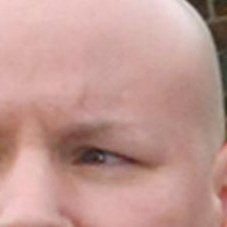
#> input picture test/0_0_1_1_3_2_1.jpg, 227 x 227 px; its folder holds only this picture in this run
$ python -i augmentation.py   (imports and definitions only)
#> lines starting #> are read from the running program, lines starting #| are printed output that depends on the picture
#> further down, picture is the input picture: PIL image 227x227 RGB; mean R, G, B 193.9, 153.4, 146.4
# -*- coding:utf-8 -*-
"""数据增强
   1. 翻转变换 flip
   2. 随机修剪 random crop
   3. 色彩抖动 color jittering
   4. 平移变换 shift
   5. 尺度变换 scale
   6. 对比度变换 contrast
   7. 噪声扰动 noise
   8. 旋转变换/反射变换 Rotation/reflection
   author: XiJun.Gong
   date:2016-11-29
"""

from PIL import Image, ImageEnhance, ImageOps, ImageFile
import numpy as np
import random
import threading, os, time
import logging

logger = logging.getLogger(__name__)
ImageFile.LOAD_TRUNCATED_IMAGES = True


class DataAugmentation:
    """
    包含数据增强的八种方式
    """


    def __init__(self):
        pass

    @staticmethod
    def openImage(image):
        return Image.open(image, mode="r")

    # [26 lines left out: functions randomRotation, randomCrop, not called in this run]

    @staticmethod
    def randomColor(image):
        """
        对图像进行颜色抖动
        :param image: PIL的图像image
        :return: 有颜色色差的图像image
        """
        random_factor = np.random.randint(0, 31) / 10.  # 随机因子
        color_image = ImageEnhance.Color(image).enhance(random_factor)  # 调整图像的饱和度
        random_factor = np.random.randint(10, 21) / 10.  # 随机因子
        brightness_image = ImageEnhance.Brightness(color_image).enhance(random_factor)  # 调整图像的亮度
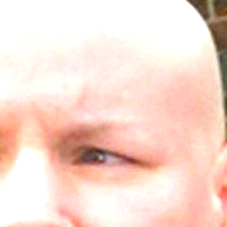
#> brightness_image: PIL image 227x227 RGB; mean R, G, B 247, 219.8, 208.6
        random_factor = np.random.randint(10, 21) / 10.  # 随机因1子
        contrast_image = ImageEnhance.Contrast(brightness_image).enhance(random_factor)  # 调整图像对比度
        random_factor = np.random.randint(0, 31) / 10.  # 随机因子
        return ImageEnhance.Sharpness(contrast_image).enhance(random_factor)  # 调整图像锐度

    # [31 lines left out: function randomGaussian, not called in this run]

    @staticmethod
    def saveImage(image, path):
        image.save(path)


# [23 lines left out: functions makeDir, imageOps, not called in this run]


opsList = {"randomRotation", "randomCrop", "randomColor", "randomGaussian"}


# [32 lines left out: function threadOPS, not called in this run]


# [3 lines not run here, left out]

>>> from PIL import Image
>>> picture = Image.open('test/0_0_1_1_3_2_1.jpg')
>>> result = DataAugmentation().randomColor(picture)

$ run again, on test/0_0_1_2_3_9_2.jpg
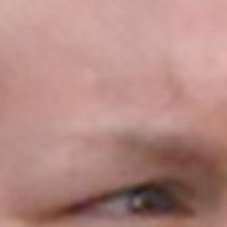
#> input picture test/0_0_1_2_3_9_2.jpg, 227 x 227 px
#> picture is the input picture: PIL image 227x227 RGB; mean R, G, B 179, 136.7, 130
#> in randomColor, `brightness_image = ImageEnhance.Brightness(color_image).enhance(random..`:
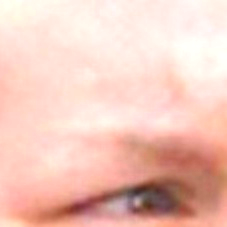
#> brightness_image: PIL image 227x227 RGB; mean R, G, B 241.3, 200.6, 188.5

$ run again, on test/0_0_1_3_2_2_5.jpg
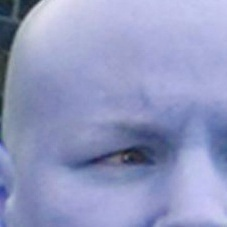
#> input picture test/0_0_1_3_2_2_5.jpg, 227 x 227 px
#> picture is the input picture: PIL image 227x227 RGB; mean R, G, B 146.5, 153.3, 194
#> in randomColor, `brightness_image = ImageEnhance.Brightness(color_image).enhance(random..`:
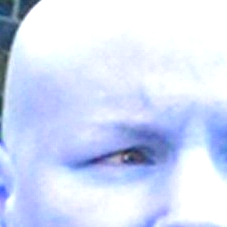
#> brightness_image: PIL image 227x227 RGB; mean R, G, B 210.9, 221.7, 247.3
